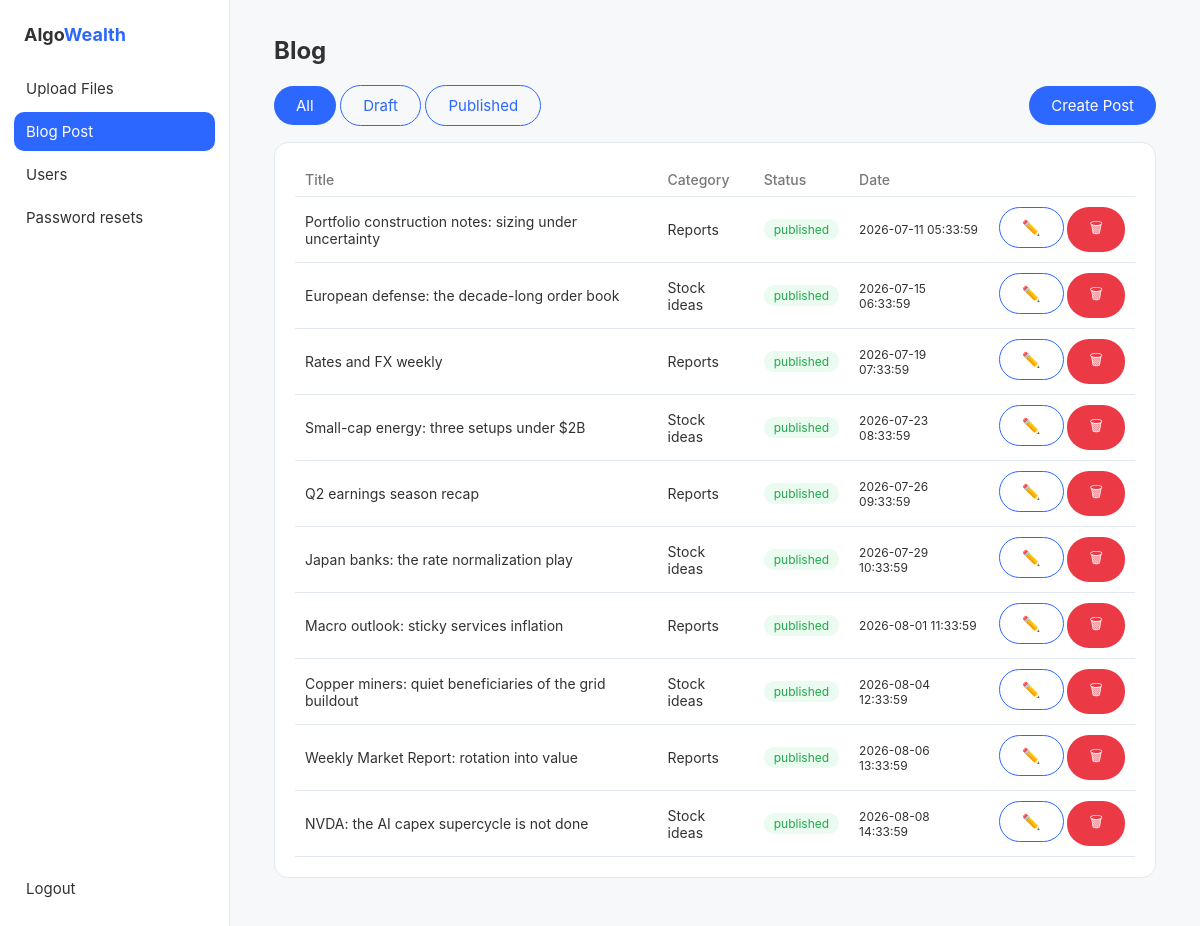
The app's page /admin/posts (signed in) with its own data.
### tables this page shows
CREATE TABLE posts (
    id INTEGER PRIMARY KEY AUTOINCREMENT,
    title TEXT NOT NULL,
    type TEXT NOT NULL CHECK (type IN ('stock_ideas', 'reports')),
    status TEXT NOT NULL DEFAULT 'draft' CHECK (status IN ('draft', 'published')),
    image_path TEXT,
    file_path TEXT,
    content_json TEXT,
    content_plain TEXT,
    created_at TEXT NOT NULL DEFAULT (datetime('now')),
    published_at TEXT
);

### backend/app/admin.py (the view)
@router.get("/posts")
def posts_page(request: Request, filter: str = "",
               admin: sqlite3.Row = Depends(current_admin)):
    return _page(request, "posts.html", active="posts", filter=filter,
                 posts=db.list_posts_admin(filter or None))

### backend/app/templates/admin/posts.html (shortened to what this page needs)
{% extends "admin/layout.html" %}
{% block content %}
<h1>Blog</h1>
<div style="display:flex;justify-content:space-between;align-items:center;margin-bottom:16px">
  <div>
    <a class="btn {% if filter %}ghost{% endif %}" href="/admin/posts" style="{% if filter %}background:transparent;color:#2C67FF;border:1px solid #2C67FF{% endif %}">All</a>
    <a class="btn" href="/admin/posts?filter=draft" style="{% if filter!='draft' %}background:transparent;color:#2C67FF;border:1px solid #2C67FF{% endif %}">Draft</a>
    <a class="btn" href="/admin/posts?filter=published" style="{% if filter!='published' %}background:transparent;color:#2C67FF;border:1px solid #2C67FF{% endif %}">Published</a>
  </div>
  <a class="btn" href="/admin/posts/new">Create Post</a>
</div>
<div class="card">
  <table>
    <tr><th>Title</th><th>Category</th><th>Status</th><th>Date</th><th></th></tr>
    {% for p in posts %}
    <tr>
      <td>{{ p.title }}</td>
      <td>{{ 'Stock ideas' if p.type=='stock_ideas' else 'Reports' }}</td>
      <td><span class="chip {{ p.status }}">{{ p.status }}</span></td>
      <td style="font-size:12px">{{ p.published_at or p.created_at }}</td>
      <td style="white-space:nowrap">
        <a class="btn ghost" style="background:transparent;color:#2C67FF;border:1px solid #2C67FF" href="/admin/posts/edit/{{ p.id }}">✏️</a>
        <form method="post" action="/admin/posts/delete" style="display:inline"
              onsubmit="return confirm('Delete post \u201C{{ p.title }}\u201D?')">
          <button class="danger" type="submit">🗑</button>
        </form>
      </td>
    </tr>
    {% endfor %}
  </table>
</div>
{% endblock %}

### backend/app/templates/admin/layout.html (shortened to what this page needs)
<!doctype html>
<html lang="ru">
<head>
</head>
<body>
<aside>
  <div class="logo">Algo<span>Wealth</span></div>
  <a href="/admin/upload" class="{{ 'active' if active=='upload' else '' }}">Upload Files</a>
  <a href="/admin/posts" class="{{ 'active' if active=='posts' else '' }}">Blog Post</a>
  <a href="/admin/users" class="{{ 'active' if active=='users' else '' }}">Users</a>
  <a href="/admin/resets" class="{{ 'active' if active=='resets' else '' }}">Password resets</a>
  <div class="bottom"><a href="/admin/logout">Logout</a></div>
</aside>
<main>
{% block content %}{% endblock %}
</main>
</body>
</html>

### backend/app/templates/admin/layout.html (style rules this page uses)
:root { --blue:#2C67FF; --dark:#323232; --gray:#787878; --border:#E2E8F0; --bg:#F7F8FA; }
* { box-sizing:border-box; margin:0; }
body { font-family:-apple-system,BlinkMacSystemFont,'Segoe UI',Inter,sans-serif; background:var(--bg); color:var(--dark); display:flex; min-height:100vh; }
aside { width:230px; background:#fff; border-right:1px solid var(--border); padding:24px 14px; display:flex; flex-direction:column; gap:4px; }
aside .logo { font-weight:700; font-size:18px; margin-bottom:20px; padding-left:10px; }
aside .logo span { color:var(--blue); }
aside a { display:block; padding:10px 12px; border-radius:10px; color:var(--dark); text-decoration:none; font-size:15px; }
aside a.active { background:var(--blue); color:#fff; }
aside .bottom { margin-top:auto; }
main { flex:1; padding:36px 44px; max-width:980px; }
h1 { font-size:24px; margin-bottom:20px; }
.card { background:#fff; border:1px solid var(--border); border-radius:14px; padding:20px; margin-bottom:18px; }
button, .btn { background:var(--blue); color:#fff; border:0; border-radius:22px; padding:10px 22px; font-size:15px; cursor:pointer; text-decoration:none; display:inline-block; }
button.danger { background:#EB3945; }
table { width:100%; border-collapse:collapse; font-size:14px; }
th { text-align:left; color:var(--gray); font-weight:500; padding:8px 10px; border-bottom:1px solid var(--border); }
td { padding:10px; border-bottom:1px solid var(--border); }
.chip { display:inline-block; padding:3px 10px; border-radius:12px; font-size:12px; background:var(--bg); }
.chip.published { background:#EAFBF0; color:#25A64E; }

### records on screen
posts: title "Portfolio construction notes: sizing under uncertainty", type "Reports", status "published", published_at "2026-07-11 05:33:59"
posts: title "European defense: the decade-long order book", type "Stock ideas", status "published", published_at "2026-07-15 06:33:59"
posts: title "Rates and FX weekly", type "Reports", status "published", published_at "2026-07-19 07:33:59"
posts: title "Small-cap energy: three setups under $2B", type "Stock ideas", status "published", published_at "2026-07-23 08:33:59"
posts: title "Q2 earnings season recap", type "Reports", status "published", published_at "2026-07-26 09:33:59"
posts: title "Japan banks: the rate normalization play", type "Stock ideas", status "published", published_at "2026-07-29 10:33:59"
posts: title "Macro outlook: sticky services inflation", type "Reports", status "published", published_at "2026-08-01 11:33:59"
posts: title "Copper miners: quiet beneficiaries of the grid buildout", type "Stock ideas", status "published", published_at "2026-08-04 12:33:59"
posts: title "Weekly Market Report: rotation into value", type "Reports", status "published", published_at "2026-08-06 13:33:59"
posts: title "NVDA: the AI capex supercycle is not done", type "Stock ideas", status "published", published_at "2026-08-08 14:33:59"
